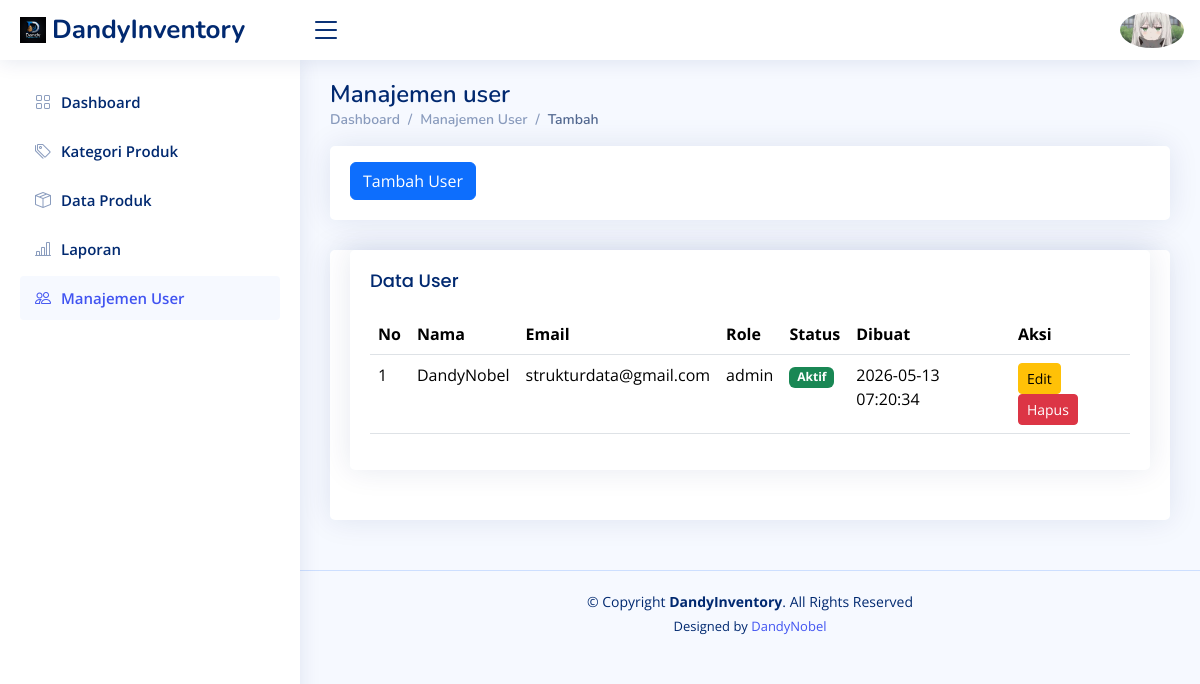
The app's page /users.php (signed in) with its own data.
### tables this page shows
CREATE TABLE `users` (
  `id` int NOT NULL,
  `name` varchar(150) NOT NULL,
  `email` varchar(100) NOT NULL,
  `password` varchar(255) NOT NULL,
  `role` enum('admin','staff') DEFAULT 'staff',
  `is_active` tinyint(1) NOT NULL DEFAULT '1',
  `created_at` timestamp NOT NULL DEFAULT CURRENT_TIMESTAMP
);

### users.php (the view, shortened to what this page needs)
<!DOCTYPE html>
<html lang="en">
<head>
  <link href="assets/vendor/bootstrap/css/bootstrap.min.css" rel="stylesheet">
  <link href="assets/vendor/bootstrap-icons/bootstrap-icons.css" rel="stylesheet">
  <link href="assets/vendor/boxicons/css/boxicons.min.css" rel="stylesheet">
  <link href="assets/vendor/quill/quill.snow.css" rel="stylesheet">
  <link href="assets/vendor/quill/quill.bubble.css" rel="stylesheet">
  <link href="assets/vendor/remixicon/remixicon.css" rel="stylesheet">
  <link href="assets/vendor/simple-datatables/style.css" rel="stylesheet">
  <link href="assets/css/style.css" rel="stylesheet">
</head>
<body>
  <header id="header" class="header fixed-top d-flex align-items-center">
    <div class="d-flex align-items-center justify-content-between">
      <a href="index.php" class="logo d-flex align-items-center">
        <img src="assets/img/logo.png" alt="">
        <span class="d-none d-lg-block">DandyInventory</span>
      </a>
      <i class="bi bi-list toggle-sidebar-btn"></i>
    </div>
    <nav class="header-nav ms-auto">
      <ul class="d-flex align-items-center">
        <li class="nav-item dropdown pe-3">
          <a class="nav-link nav-profile d-flex align-items-center pe-0" href="#" data-bs-toggle="dropdown">
            <img src="assets/img/profile-img.jpg" alt="Profile" class="rounded-circle">
          </a>
        </li>
      </ul>
    </nav>
  </header>
   <aside id="sidebar" class="sidebar">
    <ul class="sidebar-nav" id="sidebar-nav">
      <li class="nav-item">
        <a class="nav-link collapsed" href="index.php">
          <i class="bi bi-grid"></i>
          <span>Dashboard</span>
        </a>
      </li>
      <li class="nav-item">
        <a class="nav-link collapsed" href="kategori_produk.php">
          <i class="bi bi-tags"></i>
          <span>Kategori Produk</span>
        </a>
      </li>
      <li class="nav-item">
        <a class="nav-link collapsed" href="produk.php">
          <i class="bi bi-box-seam"></i>
          <span>Data Produk</span>
        </a>
      </li>
      <li class="nav-item">
        <a class="nav-link collapsed" href="laporan.php">
          <i class="bi bi-bar-chart-line"></i>
          <span>Laporan</span>
        </a>
      </li>
      <li class="nav-item">
        <a class="nav-link " href="users.php">
          <i class="bi bi-people"></i>
          <span>Manajemen User</span>
        </a>
      </li>
    </ul>
  </aside>
  <main id="main" class="main">
    <div class="pagetitle">
    <h1>Manajemen user</h1>
    <nav>
        <ol class="breadcrumb">
            <li class="breadcrumb-item"><a href="index.php">Dashboard</a></li>
            <li class="breadcrumb-item">Manajemen User</li>
            <li class="breadcrumb-item active">Tambah</li>
        </ol>
    </nav>
</div>
<div class="row">
    <div class="col-lg-12">
        <div class="card">
            <div class="card-body mt-3">
                <a href="t_user.php" class="btn btn-primary">
                    Tambah User
                </a>
            </div>
        </div>
    </div>
</div>
<section class="section">
      <div class="row">
        <div class="col-lg-12">
          <div class="card">
            <div class="card-body">
              <section class="section">
    <div class="row">
        <div class="col-lg-12">
            <div class="card">
                <div class="card-body">
                    <h5 class="card-title">
                        Data User
                    </h5>
                    <table class="table datatable">
                        <thead>
                            <tr>
                                <th>No</th>
                                <th>Nama</th>
                                <th>Email</th>
                                <th>Role</th>
                                <th>Status</th>
                                <th>Dibuat</th>
                                <th>Aksi</th>
                            </tr>
                        </thead>
                        <tbody>
                        <?php
                        include "koneksi.php";
                        $no = 1;
                        $query = mysqli_query($conn, "SELECT * FROM users");
                        while($data = mysqli_fetch_array($query)){
                        ?>
                            <tr>
                                <td><?= $no++; ?></td>
                                <td><?= $data['name']; ?></td>
                                <td><?= $data['email']; ?></td>
                                <td><?= $data['role']; ?></td>
                                <td>
                                    <?php
                                    if($data['is_active'] == 1){
                                        echo "<span class='badge bg-success'>Aktif</span>";
                                    } else {
                                        echo "<span class='badge bg-danger'>Nonaktif</span>";
                                    }
                                    ?>
                                </td>
                                <td><?= $data['created_at']; ?></td>
                                <td>
                                    <a href="e_user.php?id=<?= $data['id']; ?>"
                                       class="btn btn-warning btn-sm">
                                       Edit
                                    </a>
                                    <a href="h_user.php?id=<?= $data['id']; ?>"
                                       class="btn btn-danger btn-sm"
                                       onclick="return confirm('Yakin hapus user?')">
                                       Hapus
                                    </a>
                                </td>
                            </tr>
                        <?php } ?>
                        </tbody>
                    </table>
                </div>
            </div>
        </div>
    </div>
</section>
  </main>
  <footer id="footer" class="footer">
    <div class="copyright">
      &copy; Copyright <strong><span>DandyInventory</span></strong>. All Rights Reserved
    </div>
    <div class="credits">
      Designed by <a href="https://www.instagram.com/nobelidandy/">DandyNobel</a>
    </div>
  </footer>
</body>
</html>

### assets/css/style.css (style rules this page uses)
:root { scroll-behavior: smooth; }
body { font-family: "Open Sans", sans-serif; background: #f6f9ff; color: #444444; }
a { color: #4154f1; text-decoration: none; }
h1, h2, h3, h4, h5, h6 { font-family: "Nunito", sans-serif; }
#main { margin-top: 60px; padding: 20px 30px; transition: all 0.3s; }
.pagetitle { margin-bottom: 10px; }
.pagetitle h1 { font-size: 24px; margin-bottom: 0; font-weight: 600; color: #012970; }
.card { margin-bottom: 30px; border: none; border-radius: 5px; box-shadow: 0px 0 30px rgba(1, 41, 112, 0.1); }
.card-title { padding: 20px 0 15px 0; font-size: 18px; font-weight: 500; color: #012970; font-family: "Poppins", sans-serif; }
.card-body { padding: 0 20px 20px 20px; }
.breadcrumb { font-size: 14px; font-family: "Nunito", sans-serif; color: #899bbd; font-weight: 600; }
.breadcrumb a { color: #899bbd; transition: 0.3s; }
.breadcrumb .breadcrumb-item::before { color: #899bbd; }
.breadcrumb .active { color: #51678f; font-weight: 600; }
.logo { line-height: 1; }
@media (min-width: 1200px) { .logo { width: 280px; } }
.logo img { max-height: 26px; margin-right: 6px; }
.logo span { font-size: 26px; font-weight: 700; color: #012970; font-family: "Nunito", sans-serif; }
.header { transition: all 0.5s; z-index: 997; height: 60px; box-shadow: 0px 2px 20px rgba(1, 41, 112, 0.1); background-color: #fff; padding-left: 20px; }
.header .toggle-sidebar-btn { font-size: 32px; padding-left: 10px; cursor: pointer; color: #012970; }
.header-nav ul { list-style: none; }
.header-nav>ul { margin: 0; padding: 0; }
.header-nav .nav-profile { color: #012970; }
.header-nav .nav-profile img { max-height: 36px; }
.sidebar { position: fixed; top: 60px; left: 0; bottom: 0; width: 300px; z-index: 996; transition: all 0.3s; padding: 20px; overflow-y: auto; scrollbar-width: thin; scrollbar-color: #aab7cf transparent; box-shadow: 0px 0px 20px rgba(1, 41, 112, 0.1); background-color: #fff; }
@media (min-width: 1200px) { #main, #footer { margin-left: 300px; } }
.sidebar-nav { padding: 0; margin: 0; list-style: none; }
.sidebar-nav li { padding: 0; margin: 0; list-style: none; }
.sidebar-nav .nav-item { margin-bottom: 5px; }
.sidebar-nav .nav-link { display: flex; align-items: center; font-size: 15px; font-weight: 600; color: #4154f1; transition: 0.3; background: #f6f9ff; padding: 10px 15px; border-radius: 4px; }
.sidebar-nav .nav-link i { font-size: 16px; margin-right: 10px; color: #4154f1; }
.sidebar-nav .nav-link.collapsed { color: #012970; background: #fff; }
.sidebar-nav .nav-link.collapsed i { color: #899bbd; }
.footer { padding: 20px 0; font-size: 14px; transition: all 0.3s; border-top: 1px solid #cddfff; }
.footer .copyright { text-align: center; color: #012970; }
.footer .credits { padding-top: 5px; text-align: center; font-size: 13px; color: #012970; }

### records on screen
users: name "DandyNobel", email "strukturdata@gmail.com", role "admin", is_active "Aktif", created_at "2026-05-13 07:20:34"
